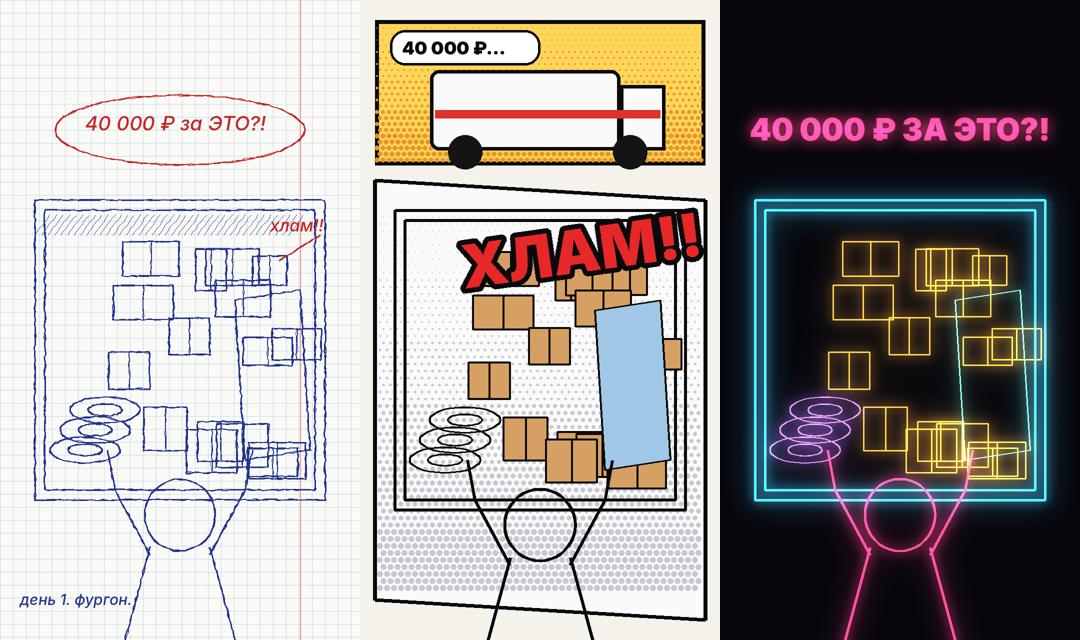
#> input picture styles/style_test_sheet.png, 1080 x 640 px
$ python cover.py ../../styles/style_test_sheet.png ../../styles/chelovechki_do_posle.png ../../styles/chelovechki_do_posle.png
#> lines starting #> are read from the running program, lines starting #| are printed output that depends on the picture
"""обложка «Крепости» поверх арта: «КРЕПОСТЬ» + красная плашка «ДЕНЬ N».
python3 cover.py <арт> <N> <out.png>"""
import sys
from PIL import Image, ImageDraw, ImageFont
FB = "/usr/share/fonts/opentype/inter/Inter-Black.otf"
src, n, out = sys.argv[1], sys.argv[2], sys.argv[3]
img = Image.open(src).convert("RGB")
#> img is the input picture: PIL image 1080x640 RGB; mean R, G, B 158.3, 153.8, 152.2
W, H = img.size
#> W = 1080; H = 640
s = W / 720
#> s = 1.5
grad = Image.new("L", (W, H), 0)
#> grad: PIL image 1080x640 L; every value is 0
gd = ImageDraw.Draw(grad)
for y in range(int(H * .3)):
    gd.line([0, y, W, y], fill=int(175 * (1 - y / (H * .3))))
img.paste((0, 0, 0), (0, 0), grad)
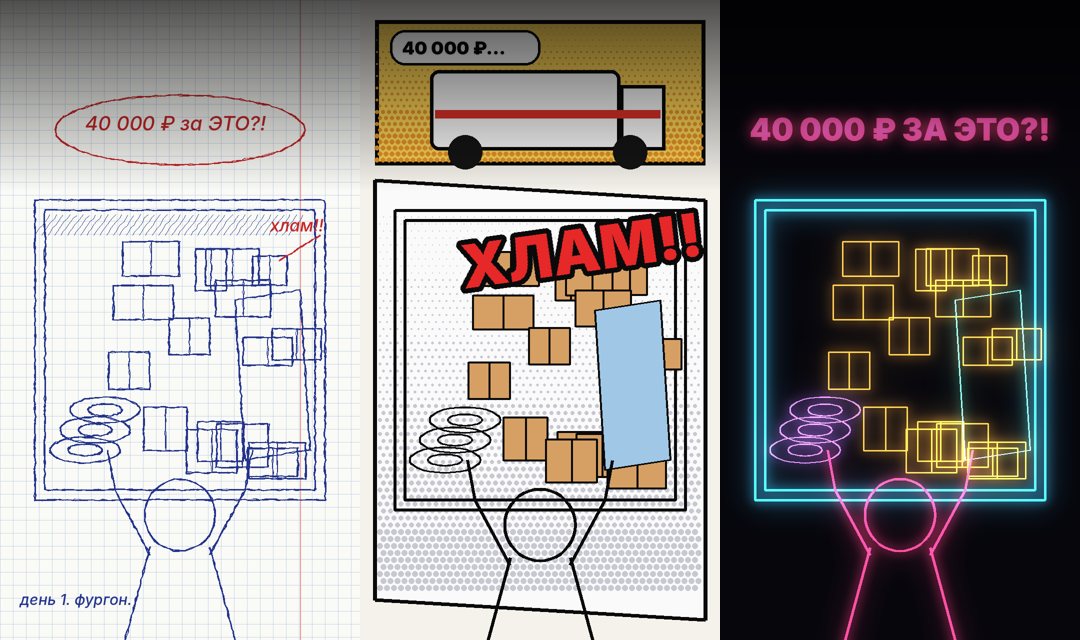
#> img: PIL image 1080x640 RGB; mean R, G, B 141.8, 138.3, 137.9
d = ImageDraw.Draw(img)
txt, size = "КРЕПОСТЬ", 132
f = ImageFont.truetype(FB, int(size * s))
while f.getlength(txt) > W * .9:
    size -= 4; f = ImageFont.truetype(FB, int(size * s))
#> after the loop, size = 112
d.text(((W - f.getlength(txt)) / 2, 80 * s), txt, font=f, fill=(244, 238, 228), stroke_width=int(9 * s), stroke_fill=(12, 10, 10))
f = ImageFont.truetype(FB, int(38 * s)); lab = f"ДЕНЬ {n}"
w = f.getlength(lab) + 52 * s
#> w = 1359.2
y0 = 250 * s
#> y0 = 375
for x0, x1 in ((W / 2 - w / 2 - 130 * s, W / 2 - w / 2 - 14 * s), (W / 2 + w / 2 + 14 * s, W / 2 + w / 2 + 130 * s)):
    d.line([x0, y0 + 30 * s, x1, y0 + 30 * s], fill=(230, 60, 40), width=int(5 * s))
d.rounded_rectangle([W / 2 - w / 2, y0, W / 2 + w / 2, y0 + 60 * s], radius=int(30 * s), fill=(160, 30, 26), outline=(12, 10, 10), width=int(3 * s))
d.text((W / 2 - f.getlength(lab) / 2, y0 + 8 * s), lab, font=f, fill=(255, 255, 255))
img.save(out)
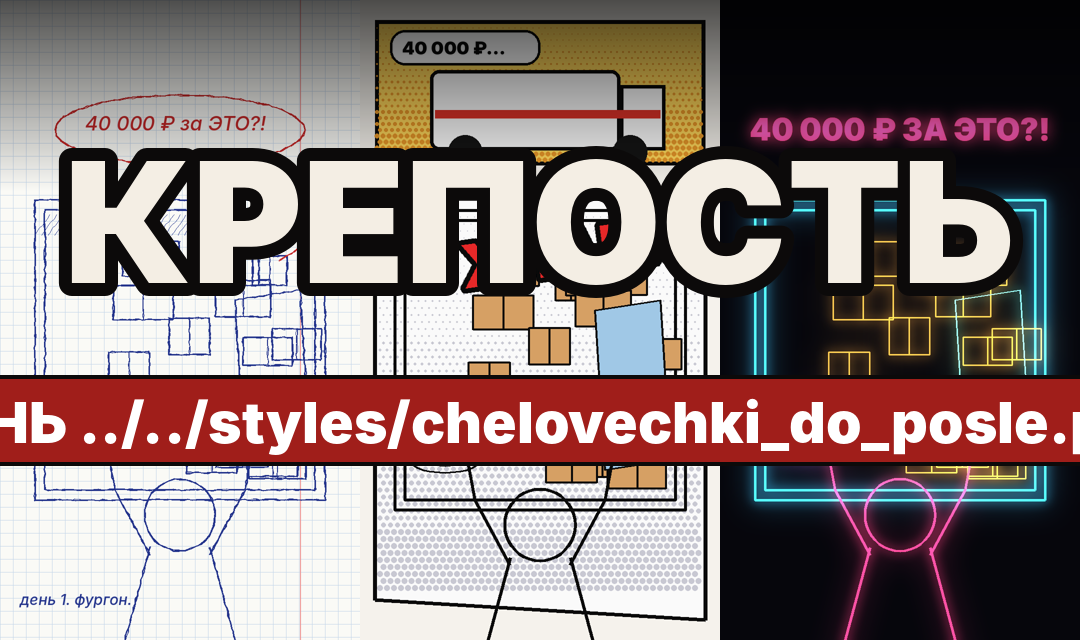
#> saved as chelovechki_do_posle.png: PIL image 1080x640 RGB; mean R, G, B 139.6, 123.7, 122
